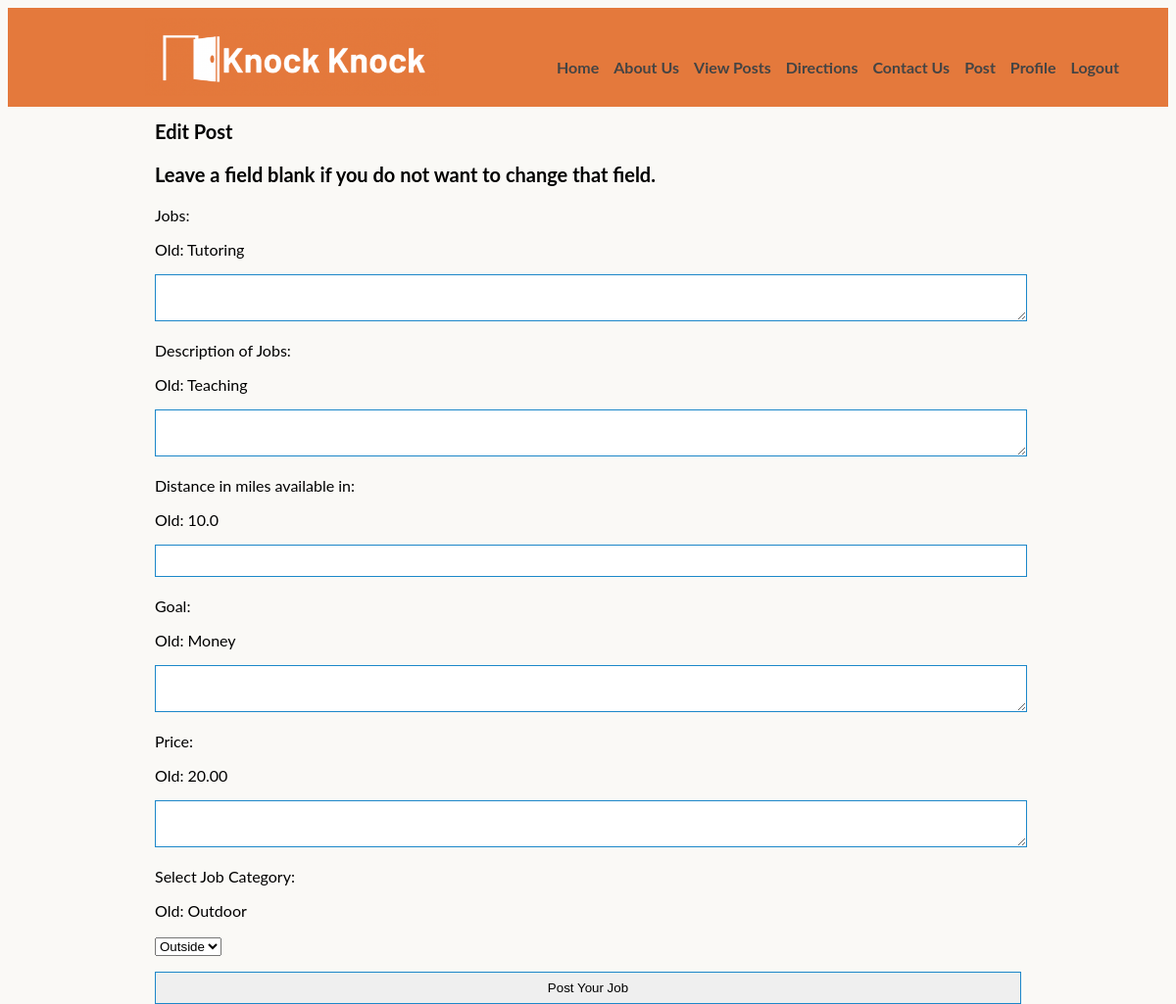
Page /editpost/2 (signed in) on the committed database.
### app/models.py (models this page shows, shortened)
class Posts(db.Model):
    id = db.Column(db.Integer, primary_key = True)
    job = db.Column(db.String, index = True)
    description = db.Column(db.String, index = True)
    price = db.Column(db.String, index = True)
    goal = db.Column(db.String, index = True)
    categories = db.Column(db.String, index = True)
    distance = db.Column(db.Float,index = True)
    location = db.Column(db.Float, index = True)
    user_id = db.Column(db.Integer, db.ForeignKey('users.id'))

### app/routes.py (the view, shortened to what this page needs)
@app.route('/editpost/<id>', methods=['GET', 'POST'])
@login_required
def editPost(id):
    post1 = Posts.query.get(id)
    if current_user != post1.author:
        flash("You do not have permission to edit other people's posts! ")
        return redirect('/home')
    form = EditPostForm()
    return render_template('editpost.html', title='Edit Post', form=form, post = post1)

### app/forms.py
class EditPostForm(FlaskForm):
    job = TextAreaField('Jobs: ', validators=[
         Length(max = 140)])
    description = TextAreaField('Description of Jobs: ', validators=[
         Length(max = 140)]) #, Length(min = 1, max = 140)])
    contactInfo = TextAreaField('Contact Info: ', validators=[
         Length(max = 140)])
    goal = TextAreaField('Goal: ', validators=[
Length(max = 140)])
    categories = SelectField('Select Job Category:', choices=['Outside', 'Inside'])
    price = TextAreaField('Price: ', validators=[
         Length(max = 140)])
    location = DecimalField('Distance in miles available in: ', validators=[
         Length(max = 10)])
    submit = SubmitField('Post Your Job')

### app/models.py (called while the page is built)
@login.user_loader
def load_user(id):
    return Users.query.get(int(id))

### app/templates/editpost.html (shortened to what this page needs)
{% extends "base.html" %}
{% block content %}
    <h1>Edit Post</h1>
    <h3>Leave a field blank if you do not want to change that field. </h3>
    <form action="" method="post" novalidate>
          <p>
            {{ form.job.label }}<br>
            <p> Old: {{post.job}} </p>
            <p>{{ form.job(size=32) }}</p>
          </p>
          <p>
            {{ form.description.label }}<br>
            <p> Old: {{post.description}} </p>
            <p>{{ form.description(size=50) }}</p>
            </p>
           <p>
            {{ form.location.label }}<br>
            <p> Old: {{post.location}} </p>
            <p>{{ form.location(size=50) }}</p>
            </p>
           <p>
            {{ form.goal.label }}<br>
            <p> Old: {{post.goal}} </p>
            <p>{{ form.goal(size=32) }}</p>
            </p>
            <p>
              {{ form.price.label }}<br>
              <p> Old: {{post.price}} </p>
              <p>{{ form.price(size=32) }}</p>
              </p>
            <p>
              {{ form.categories.label }}<br>
              <p> Old: {{post.categories}} </p>
              <p>{{ form.categories(size=1) }}</p>
            </p>
        <p>{{ form.submit() }}</p>
    </form>
{% endblock %}

### app/static/style.css (style rules this page uses)
html, body::-webkit-scrollbar { height: 100%; width: 100%; font-family: 'Lato', sans-serif; background-color: #FAF9F6; -ms-overflow-style: none; scrollbar-width: none; }
p { color: black; margin-left: 150px; margin-right: 150px; }
h1 { font-size: 20px; text-align: left; margin-left: 150px; color: black; }
h3 { font-size: 20px; text-align: left; margin-left: 150px; color: black; }
form { margin-top: 10px; align-self: center; background: #FAF9F6; }
input, textarea { width: 100%; padding-bottom: 8px; padding-top: 8px; margin-bottom: 20px; border: 1px solid #1c87c9; outline: none; float: left; }

### rows in the picture
Posts: job "Tutoring", description "Teaching", location "10.0", goal "Money", price "20.00", categories "Outdoor"
